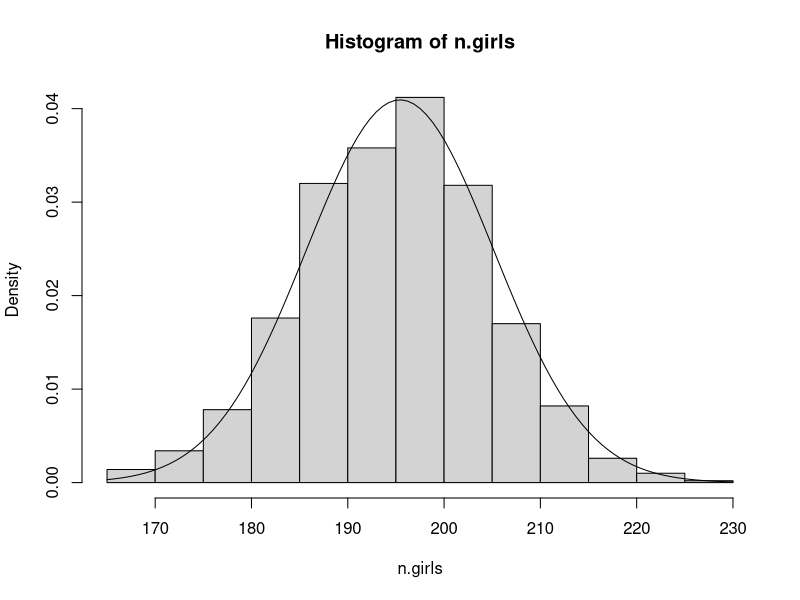

The R source for this figure: (Note: this script raises an error after producing the figure.)
n.girls <- rbinom (1, 400, .488)

n.sims <- 1000
n.girls <- rep (NA, n.sims)
for (s in 1:n.sims){
  n.girls[s] <- rbinom (1, 400, .488)
}
n.girls.mean <- mean(n.girls)
n.girls.sd <- sd(n.girls)
hist(n.girls, freq = FALSE)
curve(dnorm(x, mean = n.girls.mean, sd = n.girls.sd), add = TRUE)


n.sims1 <- 1000
n.girls1 <- rep (NA, n.sims)
for (s in 1:n.sims1){
birth.type <- sample (c("fraternal twin", "identical twin", "single birth"), size=400, replace=TRUE, prob=c(1/25, 1/300, 1 - 1/25 - 1/300))
girls1 <- rep (NA, 400)
for (i in 1:400){
  if (birth.type[i]=="single birth"){
    girls1[i] <- rbinom (1, 1, .488)}
  else if (birth.type[i]=="identical twin"){
    girls1[i] <- 2*rbinom (1, 1, .495)}
  else if (birth.type[i]=="fraternal twin"){
    girls1[i] <- rbinom (1, 2, .495)}
  }
}

curve(dnorm(x, mean = girls.mean, sd = girls.sd), add = TRUE)


